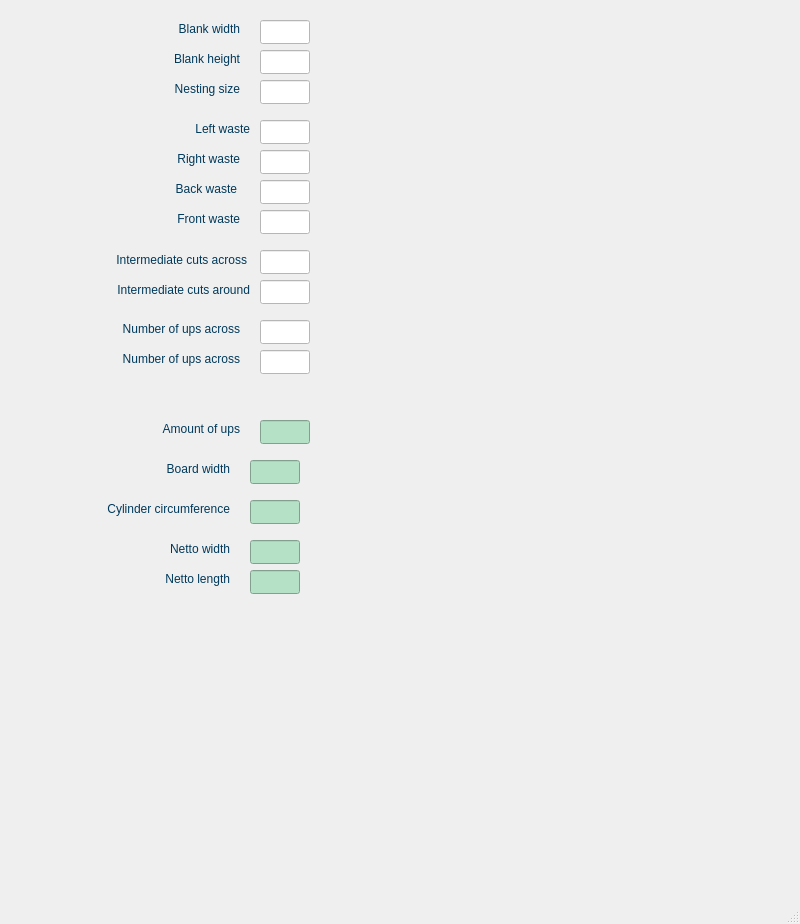
<?xml version="1.0" encoding="UTF-8"?>
<ui version="4.0">
 <class>MainWindow</class>
 <widget class="QMainWindow" name="MainWindow">
  <property name="geometry">
   <rect>
    <x>0</x>
    <y>0</y>
    <width>800</width>
    <height>924</height>
   </rect>
  </property>
  <property name="windowTitle">
   <string>MainWindow</string>
  </property>
  <widget class="QWidget" name="centralwidget">
   <widget class="QLineEdit" name="net_area_11">
    <property name="geometry">
     <rect>
      <x>260</x>
      <y>320</y>
      <width>50</width>
      <height>24</height>
     </rect>
    </property>
    <property name="sizePolicy">
     <sizepolicy hsizetype="Fixed" vsizetype="Fixed">
      <horstretch>0</horstretch>
      <verstretch>0</verstretch>
     </sizepolicy>
    </property>
    <property name="minimumSize">
     <size>
      <width>50</width>
      <height>24</height>
     </size>
    </property>
    <property name="styleSheet">
     <string notr="true">background-color: rgb(255, 255, 255);</string>
    </property>
    <property name="text">
     <string/>
    </property>
   </widget>
   <widget class="QLabel" name="net_area_label_5">
    <property name="geometry">
     <rect>
      <x>87</x>
      <y>180</y>
      <width>150</width>
      <height>18</height>
     </rect>
    </property>
    <property name="sizePolicy">
     <sizepolicy hsizetype="Fixed" vsizetype="Fixed">
      <horstretch>0</horstretch>
      <verstretch>0</verstretch>
     </sizepolicy>
    </property>
    <property name="minimumSize">
     <size>
      <width>0</width>
      <height>18</height>
     </size>
    </property>
    <property name="styleSheet">
     <string notr="true">font: 10pt &quot;Segoe UI&quot;; color: rgb(0, 57, 90)</string>
    </property>
    <property name="text">
     <string>Back waste</string>
    </property>
    <property name="alignment">
     <set>Qt::AlignRight|Qt::AlignTrailing|Qt::AlignVCenter</set>
    </property>
   </widget>
   <widget class="QLabel" name="net_area_label_4">
    <property name="geometry">
     <rect>
      <x>90</x>
      <y>210</y>
      <width>150</width>
      <height>18</height>
     </rect>
    </property>
    <property name="sizePolicy">
     <sizepolicy hsizetype="Fixed" vsizetype="Fixed">
      <horstretch>0</horstretch>
      <verstretch>0</verstretch>
     </sizepolicy>
    </property>
    <property name="minimumSize">
     <size>
      <width>0</width>
      <height>18</height>
     </size>
    </property>
    <property name="styleSheet">
     <string notr="true">font: 10pt &quot;Segoe UI&quot;; color: rgb(0, 57, 90)</string>
    </property>
    <property name="text">
     <string>Front waste</string>
    </property>
    <property name="alignment">
     <set>Qt::AlignRight|Qt::AlignTrailing|Qt::AlignVCenter</set>
    </property>
   </widget>
   <widget class="QLineEdit" name="net_area_16">
    <property name="enabled">
     <bool>false</bool>
    </property>
    <property name="geometry">
     <rect>
      <x>250</x>
      <y>540</y>
      <width>50</width>
      <height>24</height>
     </rect>
    </property>
    <property name="sizePolicy">
     <sizepolicy hsizetype="Fixed" vsizetype="Fixed">
      <horstretch>0</horstretch>
      <verstretch>0</verstretch>
     </sizepolicy>
    </property>
    <property name="minimumSize">
     <size>
      <width>50</width>
      <height>24</height>
     </size>
    </property>
    <property name="styleSheet">
     <string notr="true">background-color: #B5E2C7;
font: 9pt &quot;Segoe UI&quot;; color: rgb(0, 57, 90)</string>
    </property>
    <property name="text">
     <string/>
    </property>
   </widget>
   <widget class="QLabel" name="net_area_label_17">
    <property name="geometry">
     <rect>
      <x>80</x>
      <y>570</y>
      <width>150</width>
      <height>18</height>
     </rect>
    </property>
    <property name="sizePolicy">
     <sizepolicy hsizetype="Fixed" vsizetype="Fixed">
      <horstretch>0</horstretch>
      <verstretch>0</verstretch>
     </sizepolicy>
    </property>
    <property name="minimumSize">
     <size>
      <width>0</width>
      <height>18</height>
     </size>
    </property>
    <property name="styleSheet">
     <string notr="true">font: 10pt &quot;Segoe UI&quot;; color: rgb(0, 57, 90)</string>
    </property>
    <property name="text">
     <string>Netto length</string>
    </property>
    <property name="alignment">
     <set>Qt::AlignRight|Qt::AlignTrailing|Qt::AlignVCenter</set>
    </property>
   </widget>
   <widget class="QLabel" name="net_area_label_13">
    <property name="geometry">
     <rect>
      <x>90</x>
      <y>420</y>
      <width>150</width>
      <height>18</height>
     </rect>
    </property>
    <property name="sizePolicy">
     <sizepolicy hsizetype="Fixed" vsizetype="Fixed">
      <horstretch>0</horstretch>
      <verstretch>0</verstretch>
     </sizepolicy>
    </property>
    <property name="minimumSize">
     <size>
      <width>0</width>
      <height>18</height>
     </size>
    </property>
    <property name="styleSheet">
     <string notr="true">font: 10pt &quot;Segoe UI&quot;; color: rgb(0, 57, 90)</string>
    </property>
    <property name="text">
     <string>Amount of ups</string>
    </property>
    <property name="alignment">
     <set>Qt::AlignRight|Qt::AlignTrailing|Qt::AlignVCenter</set>
    </property>
   </widget>
   <widget class="QLineEdit" name="net_area_3">
    <property name="geometry">
     <rect>
      <x>260</x>
      <y>150</y>
      <width>50</width>
      <height>24</height>
     </rect>
    </property>
    <property name="sizePolicy">
     <sizepolicy hsizetype="Fixed" vsizetype="Fixed">
      <horstretch>0</horstretch>
      <verstretch>0</verstretch>
     </sizepolicy>
    </property>
    <property name="minimumSize">
     <size>
      <width>50</width>
      <height>24</height>
     </size>
    </property>
    <property name="styleSheet">
     <string notr="true">background-color: rgb(255, 255, 255);</string>
    </property>
    <property name="text">
     <string/>
    </property>
   </widget>
   <widget class="QLineEdit" name="net_area_12">
    <property name="geometry">
     <rect>
      <x>260</x>
      <y>350</y>
      <width>50</width>
      <height>24</height>
     </rect>
    </property>
    <property name="sizePolicy">
     <sizepolicy hsizetype="Fixed" vsizetype="Fixed">
      <horstretch>0</horstretch>
      <verstretch>0</verstretch>
     </sizepolicy>
    </property>
    <property name="minimumSize">
     <size>
      <width>50</width>
      <height>24</height>
     </size>
    </property>
    <property name="styleSheet">
     <string notr="true">background-color: rgb(255, 255, 255);</string>
    </property>
    <property name="text">
     <string/>
    </property>
   </widget>
   <widget class="QLineEdit" name="net_area_14">
    <property name="enabled">
     <bool>false</bool>
    </property>
    <property name="geometry">
     <rect>
      <x>250</x>
      <y>460</y>
      <width>50</width>
      <height>24</height>
     </rect>
    </property>
    <property name="sizePolicy">
     <sizepolicy hsizetype="Fixed" vsizetype="Fixed">
      <horstretch>0</horstretch>
      <verstretch>0</verstretch>
     </sizepolicy>
    </property>
    <property name="minimumSize">
     <size>
      <width>50</width>
      <height>24</height>
     </size>
    </property>
    <property name="styleSheet">
     <string notr="true">background-color: #B5E2C7;
font: 9pt &quot;Segoe UI&quot;; color: rgb(0, 57, 90)</string>
    </property>
    <property name="text">
     <string/>
    </property>
   </widget>
   <widget class="QLabel" name="net_area_label_10">
    <property name="geometry">
     <rect>
      <x>90</x>
      <y>80</y>
      <width>150</width>
      <height>18</height>
     </rect>
    </property>
    <property name="sizePolicy">
     <sizepolicy hsizetype="Fixed" vsizetype="Fixed">
      <horstretch>0</horstretch>
      <verstretch>0</verstretch>
     </sizepolicy>
    </property>
    <property name="minimumSize">
     <size>
      <width>0</width>
      <height>18</height>
     </size>
    </property>
    <property name="styleSheet">
     <string notr="true">font: 10pt &quot;Segoe UI&quot;; color: rgb(0, 57, 90)</string>
    </property>
    <property name="text">
     <string>Nesting size</string>
    </property>
    <property name="alignment">
     <set>Qt::AlignRight|Qt::AlignTrailing|Qt::AlignVCenter</set>
    </property>
   </widget>
   <widget class="QLineEdit" name="net_area_6">
    <property name="geometry">
     <rect>
      <x>260</x>
      <y>250</y>
      <width>50</width>
      <height>24</height>
     </rect>
    </property>
    <property name="sizePolicy">
     <sizepolicy hsizetype="Fixed" vsizetype="Fixed">
      <horstretch>0</horstretch>
      <verstretch>0</verstretch>
     </sizepolicy>
    </property>
    <property name="minimumSize">
     <size>
      <width>50</width>
      <height>24</height>
     </size>
    </property>
    <property name="styleSheet">
     <string notr="true">background-color: rgb(255, 255, 255);</string>
    </property>
    <property name="text">
     <string/>
    </property>
   </widget>
   <widget class="QLineEdit" name="net_area_2">
    <property name="geometry">
     <rect>
      <x>260</x>
      <y>120</y>
      <width>50</width>
      <height>24</height>
     </rect>
    </property>
    <property name="sizePolicy">
     <sizepolicy hsizetype="Fixed" vsizetype="Fixed">
      <horstretch>0</horstretch>
      <verstretch>0</verstretch>
     </sizepolicy>
    </property>
    <property name="minimumSize">
     <size>
      <width>50</width>
      <height>24</height>
     </size>
    </property>
    <property name="styleSheet">
     <string notr="true">background-color: rgb(255, 255, 255);</string>
    </property>
    <property name="text">
     <string/>
    </property>
   </widget>
   <widget class="QLineEdit" name="net_area_5">
    <property name="geometry">
     <rect>
      <x>260</x>
      <y>180</y>
      <width>50</width>
      <height>24</height>
     </rect>
    </property>
    <property name="sizePolicy">
     <sizepolicy hsizetype="Fixed" vsizetype="Fixed">
      <horstretch>0</horstretch>
      <verstretch>0</verstretch>
     </sizepolicy>
    </property>
    <property name="minimumSize">
     <size>
      <width>50</width>
      <height>24</height>
     </size>
    </property>
    <property name="styleSheet">
     <string notr="true">background-color: rgb(255, 255, 255);</string>
    </property>
    <property name="text">
     <string/>
    </property>
   </widget>
   <widget class="QLabel" name="net_area_label_8">
    <property name="geometry">
     <rect>
      <x>90</x>
      <y>20</y>
      <width>150</width>
      <height>18</height>
     </rect>
    </property>
    <property name="sizePolicy">
     <sizepolicy hsizetype="Fixed" vsizetype="Fixed">
      <horstretch>0</horstretch>
      <verstretch>0</verstretch>
     </sizepolicy>
    </property>
    <property name="minimumSize">
     <size>
      <width>0</width>
      <height>18</height>
     </size>
    </property>
    <property name="styleSheet">
     <string notr="true">font: 10pt &quot;Segoe UI&quot;; color: rgb(0, 57, 90)</string>
    </property>
    <property name="text">
     <string>Blank width</string>
    </property>
    <property name="alignment">
     <set>Qt::AlignRight|Qt::AlignTrailing|Qt::AlignVCenter</set>
    </property>
   </widget>
   <widget class="QLabel" name="net_area_label_14">
    <property name="geometry">
     <rect>
      <x>80</x>
      <y>460</y>
      <width>150</width>
      <height>18</height>
     </rect>
    </property>
    <property name="sizePolicy">
     <sizepolicy hsizetype="Fixed" vsizetype="Fixed">
      <horstretch>0</horstretch>
      <verstretch>0</verstretch>
     </sizepolicy>
    </property>
    <property name="minimumSize">
     <size>
      <width>0</width>
      <height>18</height>
     </size>
    </property>
    <property name="styleSheet">
     <string notr="true">font: 10pt &quot;Segoe UI&quot;; color: rgb(0, 57, 90)</string>
    </property>
    <property name="text">
     <string>Board width</string>
    </property>
    <property name="alignment">
     <set>Qt::AlignRight|Qt::AlignTrailing|Qt::AlignVCenter</set>
    </property>
   </widget>
   <widget class="QLabel" name="net_area_label_15">
    <property name="geometry">
     <rect>
      <x>80</x>
      <y>500</y>
      <width>150</width>
      <height>18</height>
     </rect>
    </property>
    <property name="sizePolicy">
     <sizepolicy hsizetype="Fixed" vsizetype="Fixed">
      <horstretch>0</horstretch>
      <verstretch>0</verstretch>
     </sizepolicy>
    </property>
    <property name="minimumSize">
     <size>
      <width>0</width>
      <height>18</height>
     </size>
    </property>
    <property name="styleSheet">
     <string notr="true">font: 10pt &quot;Segoe UI&quot;; color: rgb(0, 57, 90)</string>
    </property>
    <property name="text">
     <string>Cylinder circumference</string>
    </property>
    <property name="alignment">
     <set>Qt::AlignRight|Qt::AlignTrailing|Qt::AlignVCenter</set>
    </property>
   </widget>
   <widget class="QLineEdit" name="net_area_17">
    <property name="enabled">
     <bool>false</bool>
    </property>
    <property name="geometry">
     <rect>
      <x>250</x>
      <y>570</y>
      <width>50</width>
      <height>24</height>
     </rect>
    </property>
    <property name="sizePolicy">
     <sizepolicy hsizetype="Fixed" vsizetype="Fixed">
      <horstretch>0</horstretch>
      <verstretch>0</verstretch>
     </sizepolicy>
    </property>
    <property name="minimumSize">
     <size>
      <width>50</width>
      <height>24</height>
     </size>
    </property>
    <property name="styleSheet">
     <string notr="true">background-color: #B5E2C7;
font: 9pt &quot;Segoe UI&quot;; color: rgb(0, 57, 90)</string>
    </property>
    <property name="text">
     <string/>
    </property>
   </widget>
   <widget class="QLabel" name="net_area_label_7">
    <property name="geometry">
     <rect>
      <x>100</x>
      <y>280</y>
      <width>150</width>
      <height>20</height>
     </rect>
    </property>
    <property name="sizePolicy">
     <sizepolicy hsizetype="Fixed" vsizetype="Fixed">
      <horstretch>0</horstretch>
      <verstretch>0</verstretch>
     </sizepolicy>
    </property>
    <property name="minimumSize">
     <size>
      <width>0</width>
      <height>18</height>
     </size>
    </property>
    <property name="styleSheet">
     <string notr="true">font: 10pt &quot;Segoe UI&quot;; color: rgb(0, 57, 90)</string>
    </property>
    <property name="text">
     <string>Intermediate cuts around</string>
    </property>
    <property name="alignment">
     <set>Qt::AlignRight|Qt::AlignTrailing|Qt::AlignVCenter</set>
    </property>
   </widget>
   <widget class="QLabel" name="net_area_label_12">
    <property name="geometry">
     <rect>
      <x>90</x>
      <y>350</y>
      <width>150</width>
      <height>18</height>
     </rect>
    </property>
    <property name="sizePolicy">
     <sizepolicy hsizetype="Fixed" vsizetype="Fixed">
      <horstretch>0</horstretch>
      <verstretch>0</verstretch>
     </sizepolicy>
    </property>
    <property name="minimumSize">
     <size>
      <width>0</width>
      <height>18</height>
     </size>
    </property>
    <property name="styleSheet">
     <string notr="true">font: 10pt &quot;Segoe UI&quot;; color: rgb(0, 57, 90)</string>
    </property>
    <property name="text">
     <string>Number of ups across</string>
    </property>
    <property name="alignment">
     <set>Qt::AlignRight|Qt::AlignTrailing|Qt::AlignVCenter</set>
    </property>
   </widget>
   <widget class="QLabel" name="net_area_label_3">
    <property name="geometry">
     <rect>
      <x>90</x>
      <y>150</y>
      <width>150</width>
      <height>18</height>
     </rect>
    </property>
    <property name="sizePolicy">
     <sizepolicy hsizetype="Fixed" vsizetype="Fixed">
      <horstretch>0</horstretch>
      <verstretch>0</verstretch>
     </sizepolicy>
    </property>
    <property name="minimumSize">
     <size>
      <width>0</width>
      <height>18</height>
     </size>
    </property>
    <property name="styleSheet">
     <string notr="true">font: 10pt &quot;Segoe UI&quot;; color: rgb(0, 57, 90)</string>
    </property>
    <property name="text">
     <string>Right waste</string>
    </property>
    <property name="alignment">
     <set>Qt::AlignRight|Qt::AlignTrailing|Qt::AlignVCenter</set>
    </property>
   </widget>
   <widget class="QLabel" name="net_area_label_11">
    <property name="geometry">
     <rect>
      <x>90</x>
      <y>320</y>
      <width>150</width>
      <height>18</height>
     </rect>
    </property>
    <property name="sizePolicy">
     <sizepolicy hsizetype="Fixed" vsizetype="Fixed">
      <horstretch>0</horstretch>
      <verstretch>0</verstretch>
     </sizepolicy>
    </property>
    <property name="minimumSize">
     <size>
      <width>0</width>
      <height>18</height>
     </size>
    </property>
    <property name="styleSheet">
     <string notr="true">font: 10pt &quot;Segoe UI&quot;; color: rgb(0, 57, 90)</string>
    </property>
    <property name="text">
     <string>Number of ups across</string>
    </property>
    <property name="alignment">
     <set>Qt::AlignRight|Qt::AlignTrailing|Qt::AlignVCenter</set>
    </property>
   </widget>
   <widget class="QLabel" name="net_area_label_16">
    <property name="geometry">
     <rect>
      <x>80</x>
      <y>540</y>
      <width>150</width>
      <height>18</height>
     </rect>
    </property>
    <property name="sizePolicy">
     <sizepolicy hsizetype="Fixed" vsizetype="Fixed">
      <horstretch>0</horstretch>
      <verstretch>0</verstretch>
     </sizepolicy>
    </property>
    <property name="minimumSize">
     <size>
      <width>0</width>
      <height>18</height>
     </size>
    </property>
    <property name="styleSheet">
     <string notr="true">font: 10pt &quot;Segoe UI&quot;; color: rgb(0, 57, 90)</string>
    </property>
    <property name="text">
     <string>Netto width</string>
    </property>
    <property name="alignment">
     <set>Qt::AlignRight|Qt::AlignTrailing|Qt::AlignVCenter</set>
    </property>
   </widget>
   <widget class="QLabel" name="net_area_label_6">
    <property name="geometry">
     <rect>
      <x>97</x>
      <y>250</y>
      <width>150</width>
      <height>20</height>
     </rect>
    </property>
    <property name="sizePolicy">
     <sizepolicy hsizetype="Fixed" vsizetype="Fixed">
      <horstretch>0</horstretch>
      <verstretch>0</verstretch>
     </sizepolicy>
    </property>
    <property name="minimumSize">
     <size>
      <width>0</width>
      <height>18</height>
     </size>
    </property>
    <property name="styleSheet">
     <string notr="true">font: 10pt &quot;Segoe UI&quot;; color: rgb(0, 57, 90)</string>
    </property>
    <property name="text">
     <string>Intermediate cuts across</string>
    </property>
    <property name="alignment">
     <set>Qt::AlignRight|Qt::AlignTrailing|Qt::AlignVCenter</set>
    </property>
   </widget>
   <widget class="QLineEdit" name="net_area_10">
    <property name="geometry">
     <rect>
      <x>260</x>
      <y>80</y>
      <width>50</width>
      <height>24</height>
     </rect>
    </property>
    <property name="sizePolicy">
     <sizepolicy hsizetype="Fixed" vsizetype="Fixed">
      <horstretch>0</horstretch>
      <verstretch>0</verstretch>
     </sizepolicy>
    </property>
    <property name="minimumSize">
     <size>
      <width>50</width>
      <height>24</height>
     </size>
    </property>
    <property name="styleSheet">
     <string notr="true">background-color: rgb(255, 255, 255);</string>
    </property>
    <property name="text">
     <string/>
    </property>
   </widget>
   <widget class="QLineEdit" name="net_area_13">
    <property name="enabled">
     <bool>false</bool>
    </property>
    <property name="geometry">
     <rect>
      <x>260</x>
      <y>420</y>
      <width>50</width>
      <height>24</height>
     </rect>
    </property>
    <property name="sizePolicy">
     <sizepolicy hsizetype="Fixed" vsizetype="Fixed">
      <horstretch>0</horstretch>
      <verstretch>0</verstretch>
     </sizepolicy>
    </property>
    <property name="minimumSize">
     <size>
      <width>50</width>
      <height>24</height>
     </size>
    </property>
    <property name="styleSheet">
     <string notr="true">background-color: #B5E2C7;
font: 9pt &quot;Segoe UI&quot;; color: rgb(0, 57, 90)</string>
    </property>
    <property name="text">
     <string/>
    </property>
   </widget>
   <widget class="QLineEdit" name="net_area_15">
    <property name="enabled">
     <bool>false</bool>
    </property>
    <property name="geometry">
     <rect>
      <x>250</x>
      <y>500</y>
      <width>50</width>
      <height>24</height>
     </rect>
    </property>
    <property name="sizePolicy">
     <sizepolicy hsizetype="Fixed" vsizetype="Fixed">
      <horstretch>0</horstretch>
      <verstretch>0</verstretch>
     </sizepolicy>
    </property>
    <property name="minimumSize">
     <size>
      <width>50</width>
      <height>24</height>
     </size>
    </property>
    <property name="styleSheet">
     <string notr="true">background-color: #B5E2C7;
font: 9pt &quot;Segoe UI&quot;; color: rgb(0, 57, 90)</string>
    </property>
    <property name="text">
     <string/>
    </property>
   </widget>
   <widget class="QLabel" name="net_area_label_2">
    <property name="geometry">
     <rect>
      <x>100</x>
      <y>120</y>
      <width>150</width>
      <height>18</height>
     </rect>
    </property>
    <property name="sizePolicy">
     <sizepolicy hsizetype="Fixed" vsizetype="Fixed">
      <horstretch>0</horstretch>
      <verstretch>0</verstretch>
     </sizepolicy>
    </property>
    <property name="minimumSize">
     <size>
      <width>0</width>
      <height>18</height>
     </size>
    </property>
    <property name="styleSheet">
     <string notr="true">font: 10pt &quot;Segoe UI&quot;; color: rgb(0, 57, 90)</string>
    </property>
    <property name="text">
     <string>Left waste</string>
    </property>
    <property name="alignment">
     <set>Qt::AlignRight|Qt::AlignTrailing|Qt::AlignVCenter</set>
    </property>
   </widget>
   <widget class="QLabel" name="net_area_label_9">
    <property name="geometry">
     <rect>
      <x>90</x>
      <y>50</y>
      <width>150</width>
      <height>18</height>
     </rect>
    </property>
    <property name="sizePolicy">
     <sizepolicy hsizetype="Fixed" vsizetype="Fixed">
      <horstretch>0</horstretch>
      <verstretch>0</verstretch>
     </sizepolicy>
    </property>
    <property name="minimumSize">
     <size>
      <width>0</width>
      <height>18</height>
     </size>
    </property>
    <property name="styleSheet">
     <string notr="true">font: 10pt &quot;Segoe UI&quot;; color: rgb(0, 57, 90)</string>
    </property>
    <property name="text">
     <string>Blank height</string>
    </property>
    <property name="alignment">
     <set>Qt::AlignRight|Qt::AlignTrailing|Qt::AlignVCenter</set>
    </property>
   </widget>
   <widget class="QLineEdit" name="net_area_9">
    <property name="geometry">
     <rect>
      <x>260</x>
      <y>50</y>
      <width>50</width>
      <height>24</height>
     </rect>
    </property>
    <property name="sizePolicy">
     <sizepolicy hsizetype="Fixed" vsizetype="Fixed">
      <horstretch>0</horstretch>
      <verstretch>0</verstretch>
     </sizepolicy>
    </property>
    <property name="minimumSize">
     <size>
      <width>50</width>
      <height>24</height>
     </size>
    </property>
    <property name="styleSheet">
     <string notr="true">background-color: rgb(255, 255, 255);</string>
    </property>
    <property name="text">
     <string/>
    </property>
   </widget>
   <widget class="QLineEdit" name="net_area_4">
    <property name="geometry">
     <rect>
      <x>260</x>
      <y>210</y>
      <width>50</width>
      <height>24</height>
     </rect>
    </property>
    <property name="sizePolicy">
     <sizepolicy hsizetype="Fixed" vsizetype="Fixed">
      <horstretch>0</horstretch>
      <verstretch>0</verstretch>
     </sizepolicy>
    </property>
    <property name="minimumSize">
     <size>
      <width>50</width>
      <height>24</height>
     </size>
    </property>
    <property name="styleSheet">
     <string notr="true">background-color: rgb(255, 255, 255);</string>
    </property>
    <property name="text">
     <string/>
    </property>
   </widget>
   <widget class="QLineEdit" name="net_area_7">
    <property name="geometry">
     <rect>
      <x>260</x>
      <y>280</y>
      <width>50</width>
      <height>24</height>
     </rect>
    </property>
    <property name="sizePolicy">
     <sizepolicy hsizetype="Fixed" vsizetype="Fixed">
      <horstretch>0</horstretch>
      <verstretch>0</verstretch>
     </sizepolicy>
    </property>
    <property name="minimumSize">
     <size>
      <width>50</width>
      <height>24</height>
     </size>
    </property>
    <property name="styleSheet">
     <string notr="true">background-color: rgb(255, 255, 255);</string>
    </property>
    <property name="text">
     <string/>
    </property>
   </widget>
   <widget class="QLineEdit" name="net_area_8">
    <property name="geometry">
     <rect>
      <x>260</x>
      <y>20</y>
      <width>50</width>
      <height>24</height>
     </rect>
    </property>
    <property name="sizePolicy">
     <sizepolicy hsizetype="Fixed" vsizetype="Fixed">
      <horstretch>0</horstretch>
      <verstretch>0</verstretch>
     </sizepolicy>
    </property>
    <property name="minimumSize">
     <size>
      <width>50</width>
      <height>24</height>
     </size>
    </property>
    <property name="styleSheet">
     <string notr="true">background-color: rgb(255, 255, 255);</string>
    </property>
    <property name="text">
     <string/>
    </property>
   </widget>
  </widget>
  <widget class="QMenuBar" name="menubar">
   <property name="geometry">
    <rect>
     <x>0</x>
     <y>0</y>
     <width>800</width>
     <height>22</height>
    </rect>
   </property>
  </widget>
  <widget class="QStatusBar" name="statusbar"/>
 </widget>
 <resources/>
 <connections/>
</ui>
